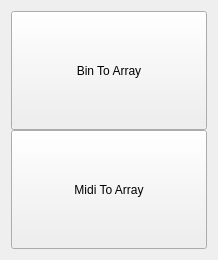
<?xml version="1.0" encoding="UTF-8"?>
<ui version="4.0">
 <class>MainWindow</class>
 <widget class="QMainWindow" name="MainWindow">
  <property name="windowModality">
   <enum>Qt::NonModal</enum>
  </property>
  <property name="geometry">
   <rect>
    <x>0</x>
    <y>0</y>
    <width>218</width>
    <height>260</height>
   </rect>
  </property>
  <property name="sizePolicy">
   <sizepolicy hsizetype="Expanding" vsizetype="Expanding">
    <horstretch>0</horstretch>
    <verstretch>0</verstretch>
   </sizepolicy>
  </property>
  <property name="windowTitle">
   <string>ToolBox</string>
  </property>
  <property name="tabShape">
   <enum>QTabWidget::Rounded</enum>
  </property>
  <property name="dockNestingEnabled">
   <bool>false</bool>
  </property>
  <widget class="QWidget" name="centralWidget">
   <layout class="QGridLayout" name="gridLayout_2">
    <property name="sizeConstraint">
     <enum>QLayout::SetDefaultConstraint</enum>
    </property>
    <item row="0" column="0">
     <layout class="QGridLayout" name="gridLayout">
      <property name="sizeConstraint">
       <enum>QLayout::SetDefaultConstraint</enum>
      </property>
      <property name="horizontalSpacing">
       <number>6</number>
      </property>
      <property name="verticalSpacing">
       <number>0</number>
      </property>
      <item row="1" column="0">
       <widget class="QPushButton" name="pb_BinToArray">
        <property name="sizePolicy">
         <sizepolicy hsizetype="Expanding" vsizetype="Expanding">
          <horstretch>0</horstretch>
          <verstretch>0</verstretch>
         </sizepolicy>
        </property>
        <property name="maximumSize">
         <size>
          <width>16777215</width>
          <height>16777215</height>
         </size>
        </property>
        <property name="text">
         <string>Midi To Array</string>
        </property>
       </widget>
      </item>
      <item row="0" column="0">
       <widget class="QPushButton" name="pb_MidiToArray">
        <property name="sizePolicy">
         <sizepolicy hsizetype="Expanding" vsizetype="Expanding">
          <horstretch>0</horstretch>
          <verstretch>0</verstretch>
         </sizepolicy>
        </property>
        <property name="minimumSize">
         <size>
          <width>0</width>
          <height>0</height>
         </size>
        </property>
        <property name="maximumSize">
         <size>
          <width>16777215</width>
          <height>16777215</height>
         </size>
        </property>
        <property name="text">
         <string>Bin To Array</string>
        </property>
       </widget>
      </item>
     </layout>
    </item>
   </layout>
  </widget>
 </widget>
 <layoutdefault spacing="6" margin="11"/>
 <resources/>
 <connections>
  <connection>
   <sender>pb_MidiToArray</sender>
   <signal>clicked()</signal>
   <receiver>MainWindow</receiver>
   <slot>pbClick_BinToArray()</slot>
   <hints>
    <hint type="sourcelabel">
     <x>164</x>
     <y>72</y>
    </hint>
    <hint type="destinationlabel">
     <x>136</x>
     <y>31</y>
    </hint>
   </hints>
  </connection>
  <connection>
   <sender>pb_BinToArray</sender>
   <signal>clicked()</signal>
   <receiver>MainWindow</receiver>
   <slot>pbClick_MidiToArray()</slot>
   <hints>
    <hint type="sourcelabel">
     <x>164</x>
     <y>186</y>
    </hint>
    <hint type="destinationlabel">
     <x>147</x>
     <y>158</y>
    </hint>
   </hints>
  </connection>
 </connections>
 <slots>
  <slot>pbClick_BinToArray()</slot>
  <slot>pbClick_MidiToArray()</slot>
 </slots>
</ui>
